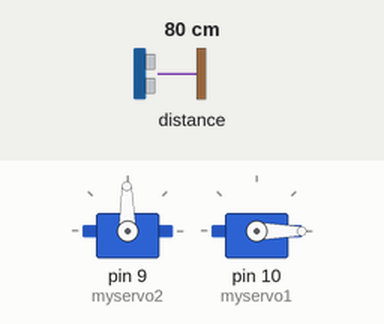
This program was run on a simulated Arduino Leonardo, built with avr-gcc and run on an emulated ATmega32U4. On the bench: 2 × servo. The test bench sets the inputs (shaded band); at power-on: distance to the obstacle 80 cm. What the program prints to the serial monitor is not drawn.

Above: at 1.2 s.
1.3 s: distance to the obstacle set to 2 cm
At 1.66 s:
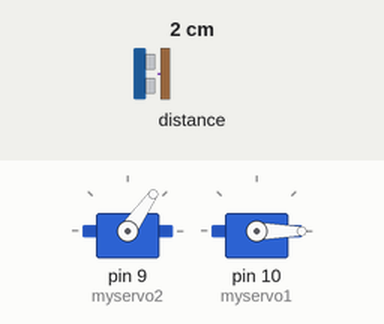
4.3 s: distance to the obstacle set to 9 cm
At 4.68 s:
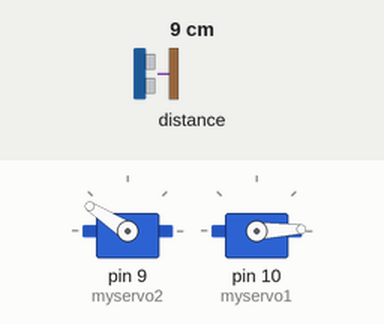
Timing chart, 0 to 44.1 s (numbered marks = the images above; inputs shaded):
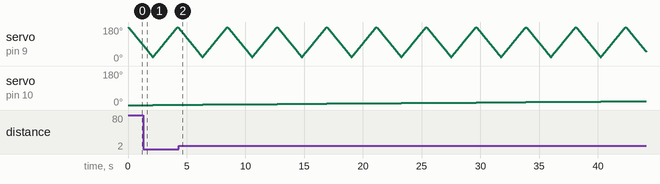

The program:

main.cpp
```cpp
/*------------------------------------------------------------------------------

  LIDARLite Arduino Library
  GetDistanceI2c

  This example shows how to initialize, configure, and read distance from a
  LIDAR-Lite connected over the I2C interface.

  Connections:
  LIDAR-Lite 5 Vdc (red) to Arduino 5v
  LIDAR-Lite I2C SCL (green) to Arduino SCL
  LIDAR-Lite I2C SDA (blue) to Arduino SDA
  LIDAR-Lite Ground (black) to Arduino GND

  (Capacitor recommended to mitigate inrush current when device is enabled)
  680uF capacitor (+) to Arduino 5v
  680uF capacitor (-) to Arduino GND

  See the Operation Manual for wiring diagrams and more information:
  http://static.garmin.com/pumac/LIDAR_Lite_v3_Operation_Manual_and_Technical_Specifications.pdf

------------------------------------------------------------------------------*/
#include <Wire.h>
#include <LIDARLite.h>
#include <Servo.h>
#include <math.h>

struct point{
  float x;
  float y;
  float z;
};

Servo myservo1;  // create servo object to control a servo
Servo myservo2;  // create servo object to control a servo

int potpin = 0;  // analog pin used to connect the potentiometer
int val;    // variable to read the value from the analog pin

LIDARLite myLidarLite;

void setup()
{
  Serial.begin(115200); // Initialize serial connection to display distance readings
  myservo2.attach(9);// vertikal
  myservo1.attach(10);// horizontal

  myservo1.write(90);
  myservo2.write(90);
  /*
    begin(int configuration, bool fasti2c, char lidarliteAddress)

    Starts the sensor and I2C.Servo myservo1;  // create servo object to control a servo

    Parameters
    ----------------------------------------------------------------------------
    configuration: Default 0. Selects one of several preset configurations.
    fasti2c: Default 100 kHz. I2C base frequency.
      If true I2C frequency is set to 400kHz.
    lidarliteAddress: Default 0x62. Fill in new address here if changed. See
      operating manual for instructions.
  */
  myLidarLite.begin(0, true); // Set configuration to default and I2C to 400 kHz

  /*
    configure(int configuration, char lidarliteAddress)
hori
    Selects one of several preset configurations.

    Parameters
    ----------------------------------------------------------------------------
    configuration:  Default 0.
      0: Default mode, balanced performance.
      1: Short range, high speed. Uses 0x1d maximum acquisition count.
      2: Default range, higher speed short range. Turns on quick termination
          detection for faster measurements at short range (with decreased
          accuracy)
      3: Maximum range. Uses 0xff maximum acquisition count.
      4: High sensitivity detection. Overrides default valid measurement detection
          algorithm, and uses a threshold value for high sensitivity and noise.
      5: Low sensitivity detection. Overrides default valid measurement detection
          algorithm, and uses a threshold value for low sensitivity and noise.
    lidarliteAddress: Default 0x62. Fill in new address here if changed. See
      operating manual for instructions.
  */
  myLidarLite.configure(0); // Change this number to try out alternate configurations
}

int messure(int count)
{
  int distance = 0;
  if(count%100 == 0)
  {
    //Serial.println("cal");
    distance = myLidarLite.distance();
  }
  else
  {
    distance = myLidarLite.distance(false);
  }
  //  Serial.println(distance);
  return distance;
}

point calcPoint(int distance, int ang_vert, int ang_hori)
{
  struct point p;
  float pi = 3.14159265359;
  p.x = (float) distance * sin((float) ang_vert/180*pi/2) * cos((float) ang_hori/180*pi);
  p.y = (float) distance * sin((float) ang_vert/180*pi/2) * sin((float) ang_hori/180*pi);
  p.z = (float) distance * cos((float) ang_vert/180*pi/2);

  return p;
}

void printPoint(point p)
{
  Serial.print(String(p.x) + ",");
  Serial.print(String(p.y)  + ",");
  Serial.print(String(p.x));
}

void loop()
{
  //myservo1.write(90);
  //myservo2.write(90);

  int max = 180;
  int min = 20;
  int del = 1;
  int count = 0;

  for(int i = 0; i <= max; i++)
  {
    myservo1.write(i);
    for(int j = max; j >= min; j--)
    {
      myservo2.write(j);
      delay(del);
      int dist = messure(count);
      printPoint(calcPoint(dist, j, i));
      Serial.println(","+String(dist)+","+String(j)+","+String(i));
      count++;
    }
    i++;
    myservo1.write(i);
    for(int j = min; j <= max; j++)
    {
      myservo2.write(j);
      delay(del);
      int dist = messure(count);
      printPoint(calcPoint(dist, j, i));
      Serial.println(","+String(dist)+","+String(j)+","+String(i));
      count++;
    }
  }
}
```
